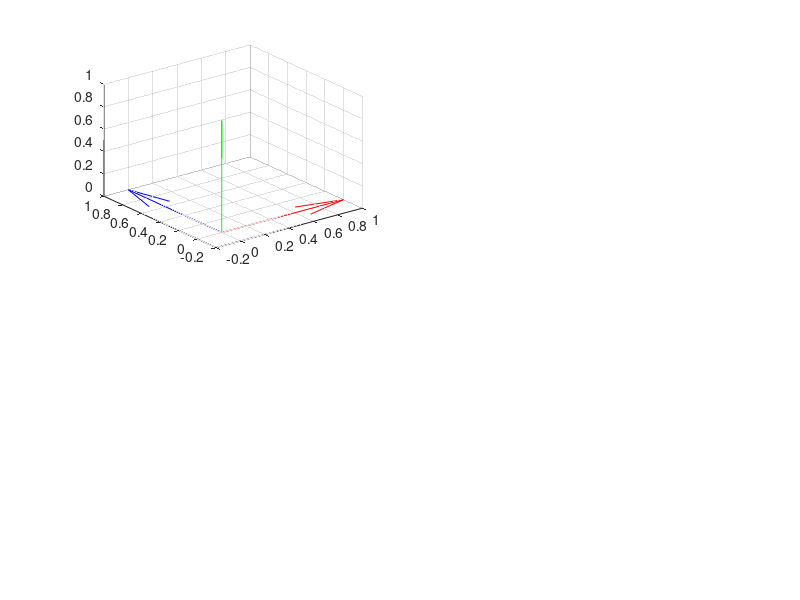

Here is the MATLAB script that generated this plot: (Note: this script raises an error after producing the figure.)
xdv=[1;0;0];
ydv=[0;1;0];
zdv=[0;0;1];
subplot(2,2,1)
z=quiver3(0,0,0,0,0,1,1,'color','g');
hold on
y=quiver3(0,0,0,0,1,0,1,'color','b');
x=quiver3(0,0,0,1,0,0,1,'color','r');
x1=Rcd(3,0,0)*xdv;
y1=Rcd(3,0,0)*ydv;
z1=Rcd(3,0,0)*zdv;
subplot(2,2,2)
z=quiver3(0,0,0,z1(1),z1(2),z1(3),1,'color','g');
hold on
y=quiver3(0,0,0,y1(1),y1(2),y1(3),1,'color','b');
x=quiver3(0,0,0,x1(1),x1(2),x1(3),1,'color','r');
%% test
RXYZ=Rcd(3,0,0);
[a,phy]=Euler(RXYZ)
kq=R(phy,a);
%yi=quaternion(3,0,0,phy)
subplot(2,2,3)
z=quiver3(0,0,0,0,0,1,1,'color','g');
hold on
y=quiver3(0,0,0,0,1,0,1,'color','b');
x=quiver3(0,0,0,1,0,0,1,'color','r');
for j=0:0.1:3
    x1=Rcd(j,0,0)*xdv;
    y1=Rcd(j,0,0)*ydv;
    z1=Rcd(j,0,0)*zdv;
    z=quiver3(0,0,0,z1(1),z1(2),z1(3),1,'color','g');
    y=quiver3(0,0,0,y1(1),y1(2),y1(3),1,'color','b');
    x=quiver3(0,0,0,x1(1),x1(2),x1(3),1,'color','r');
    pause(0.2);
    if (j~=3)
        delete(x);
        delete(y);
        delete(z);
    end
end

